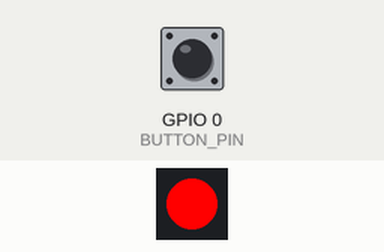
The sketch below on a simulated ESP32. On the bench: 1 RGB LEDs in strip order, left to right. The test bench sets the inputs (shaded band); at power-on: GPIO 0 (BUTTON_PIN) HIGH. Dim RGB values are drawn brighter than linear; random numbers use the default seed unless the sketch sets one; what the sketch prints to the serial monitor is not drawn.

Above: at 3.6 s.
3.7 s: GPIO 0 (BUTTON_PIN) pulled LOW for 1 s
At 4.5 s:
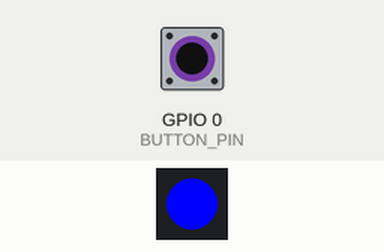
At 4.85 s:
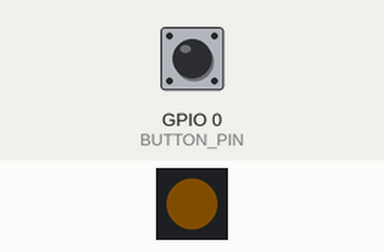
7.1 s: GPIO 0 (BUTTON_PIN) pulled LOW for 1 s
10.9 s: GPIO 0 (BUTTON_PIN) pulled LOW for 3.2 s
At 13.6 s:
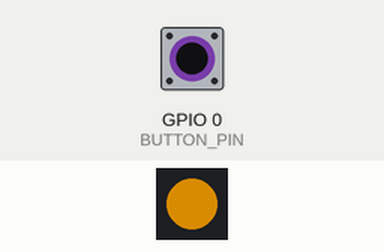
15.6 s: GPIO 0 (BUTTON_PIN) pulled LOW for 1 s
Timing chart, 0 to 26.6 s (numbered marks = the images above; inputs shaded):
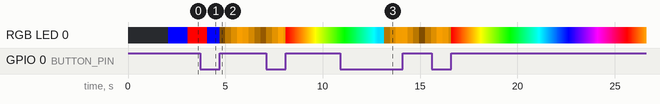

The sketch:

code1.ino
```cpp
/**
 * ============================================
 * ADVANCED NEOPIXEL LED CONTROL SYSTEM
 * ============================================
 * Project: Day 07 - Advanced LED Management
 * Board: ESP32 / Arduino with NeoPixel support
 * Purpose: Multi-mode LED control with animations
 *
 * Features:
 * - 5+ LED animation modes
 * - Button handling with press detection
 * - Non-blocking timers
 * - Serial debugging
 * - EEPROM settings storage
 * - Easy mode extension
 * ============================================
 */

#include <Adafruit_NeoPixel.h>

// ============================================
// HARDWARE CONFIGURATION
// ============================================
#define LED_PIN 48
#define NUMPIXELS 1
#define BUTTON_PIN 0

// ============================================
// TIMING CONSTANTS (milliseconds)
// ============================================
const unsigned long BLINK_INTERVAL = 1000;
const unsigned long PULSE_INTERVAL = 20;
const unsigned long RAINBOW_INTERVAL = 50;
const unsigned long BREATHING_INTERVAL = 30;
const unsigned long FLAME_INTERVAL = 50;

const unsigned long DEBOUNCE_TIME = 200;
const unsigned long LONG_PRESS_TIME = 2000;
const unsigned long VERY_LONG_PRESS_TIME = 5000;

// ============================================
// LED ANIMATION MODES
// ============================================
enum LEDMode {
  MODE_OFF = 0,
  MODE_BLINK = 1,
  MODE_PULSE = 2,
  MODE_RAINBOW = 3,
  MODE_BREATHING = 4,
  MODE_FLAME = 5,
  MODE_STROBE = 6,
  TOTAL_MODES = 7
};

// ============================================
// COLOR DEFINITIONS
// ============================================
struct RGBColor {
  uint8_t r, g, b;

  RGBColor() : r(0), g(0), b(0) {}
  RGBColor(uint8_t _r, uint8_t _g, uint8_t _b) : r(_r), g(_g), b(_b) {}

  uint32_t toNeoPixel() const {
    return ((uint32_t)r << 16) | ((uint32_t)g << 8) | b;
  }
};

// Predefined color palette
namespace Colors {
  const RGBColor BLACK(0, 0, 0);
  const RGBColor RED(255, 0, 0);
  const RGBColor GREEN(0, 255, 0);
  const RGBColor BLUE(0, 0, 255);
  const RGBColor YELLOW(255, 255, 0);
  const RGBColor CYAN(0, 255, 255);
  const RGBColor MAGENTA(255, 0, 255);
  const RGBColor WHITE(255, 255, 255);
  const RGBColor ORANGE(255, 165, 0);
  const RGBColor PINK(255, 192, 203);
};

// ============================================
// SYSTEM STATE STRUCTURE
// ============================================
struct SystemState {
  LEDMode currentMode;
  uint8_t brightness;
  bool isEnabled;

  SystemState() : currentMode(MODE_BLINK), brightness(255), isEnabled(true) {}
};

// ============================================
// ANIMATION STATE STRUCTURE
// ============================================
struct AnimationState {
  unsigned long lastUpdateTime;
  uint8_t counter;
  uint8_t pulseValue;
  int8_t pulseDirection;
  uint16_t rainbowHue;
  uint8_t flameIntensity[3];  // For flame effect
  bool toggleState;

  AnimationState()
    : lastUpdateTime(0), counter(0), pulseValue(0),
      pulseDirection(1), rainbowHue(0), toggleState(false) {
    flameIntensity[0] = flameIntensity[1] = flameIntensity[2] = 100;
  }
};

// ============================================
// BUTTON STATE STRUCTURE
// ============================================
struct ButtonState {
  bool currentState;
  bool lastState;
  unsigned long pressStartTime;
  bool longPressHandled;
  bool veryLongPressHandled;

  ButtonState()
    : currentState(HIGH), lastState(HIGH), pressStartTime(0),
      longPressHandled(false), veryLongPressHandled(false) {}
};

// ============================================
// GLOBAL OBJECTS & VARIABLES
// ============================================
Adafruit_NeoPixel pixels(NUMPIXELS, LED_PIN, NEO_GRB + NEO_KHZ800);

SystemState systemState;
AnimationState animState;
ButtonState btnState;

unsigned long currentMillis = 0;

// ============================================
// SETUP
// ============================================
void setup() {
  Serial.begin(115200);
  delay(2000);  // Wait for serial monitor to connect

  // Initialize NeoPixel
  pixels.begin();
  pixels.clear();
  pixels.show();

  // Configure button
  pinMode(BUTTON_PIN, INPUT_PULLUP);
  btnState.currentState = digitalRead(BUTTON_PIN);
  btnState.lastState = btnState.currentState;

  // Print startup info
  printStartupMessage();
}

// ============================================
// MAIN LOOP
// ============================================
void loop() {
  currentMillis = millis();

  handleButtonInput();
  updateLEDOutput();
}

// ============================================
// BUTTON INPUT HANDLING
// ============================================
void handleButtonInput() {
  btnState.currentState = digitalRead(BUTTON_PIN);

  // Detect press (HIGH -> LOW transition)
  if (btnState.currentState == LOW && btnState.lastState == HIGH) {
    btnState.pressStartTime = currentMillis;
    btnState.longPressHandled = false;
    btnState.veryLongPressHandled = false;
    Serial.println("[BUTTON] Pressed");
  }

  // Detect release (LOW -> HIGH transition)
  if (btnState.currentState == HIGH && btnState.lastState == LOW) {
    unsigned long pressDuration = currentMillis - btnState.pressStartTime;

    if (pressDuration > DEBOUNCE_TIME && !btnState.longPressHandled) {
      onShortPress();
    }
  }

  // Detect long press while held
  if (btnState.currentState == LOW) {
    unsigned long pressDuration = currentMillis - btnState.pressStartTime;

    if (pressDuration > VERY_LONG_PRESS_TIME && !btnState.veryLongPressHandled) {
      btnState.veryLongPressHandled = true;
      onVeryLongPress();
    }
    else if (pressDuration > LONG_PRESS_TIME && !btnState.longPressHandled) {
      btnState.longPressHandled = true;
      onLongPress();
    }
  }

  btnState.lastState = btnState.currentState;
}

// ============================================
// BUTTON CALLBACKS
// ============================================
void onShortPress() {
  Serial.println("[BUTTON] Short Press (Next Mode)");
  systemState.currentMode = (LEDMode)((systemState.currentMode + 1) % TOTAL_MODES);
  animState = AnimationState();  // Reset animation
  printModeInfo();
}

void onLongPress() {
  Serial.println("[BUTTON] Long Press (Previous Mode)");
  systemState.currentMode = (LEDMode)((systemState.currentMode - 1 + TOTAL_MODES) % TOTAL_MODES);
  animState = AnimationState();  // Reset animation
  printModeInfo();
}

void onVeryLongPress() {
  Serial.println("[BUTTON] Very Long Press (Toggle Power)");
  systemState.isEnabled = !systemState.isEnabled;
  if (!systemState.isEnabled) {
    setPixelColor(Colors::BLACK);
  }
  Serial.print("[SYSTEM] Power: ");
  Serial.println(systemState.isEnabled ? "ON" : "OFF");
}

// ============================================
// LED UPDATE DISPATCHER
// ============================================
void updateLEDOutput() {
  // Check if system is enabled
  if (!systemState.isEnabled) {
    return;
  }

  // Dispatch to appropriate mode
  switch (systemState.currentMode) {
    case MODE_OFF:
      updateModeOff();
      break;
    case MODE_BLINK:
      updateModeBlink();
      break;
    case MODE_PULSE:
      updateModePulse();
      break;
    case MODE_RAINBOW:
      updateModeRainbow();
      break;
    case MODE_BREATHING:
      updateModeBreathing();
      break;
    case MODE_FLAME:
      updateModeFlame();
      break;
    case MODE_STROBE:
      updateModeStrobe();
      break;
    default:
      break;
  }
}

// ============================================
// MODE: OFF
// ============================================
void updateModeOff() {
  setPixelColor(Colors::BLACK);
}

// ============================================
// MODE: BLINK (Red <-> Blue)
// ============================================
void updateModeBlink() {
  if (shouldUpdate(animState.lastUpdateTime, BLINK_INTERVAL)) {
    animState.toggleState = !animState.toggleState;
    RGBColor color = animState.toggleState ? Colors::BLUE : Colors::RED;
    setPixelColor(color);

    Serial.print("[BLINK] ");
    Serial.println(animState.toggleState ? "BLUE" : "RED");
  }
}

// ============================================
// MODE: PULSE (Smooth fade with orange)
// ============================================
void updateModePulse() {
  if (shouldUpdate(animState.lastUpdateTime, PULSE_INTERVAL)) {
    // Update pulse value with direction
    animState.pulseValue += (5 * animState.pulseDirection);

    // Reverse direction at boundaries
    if (animState.pulseValue >= 255) {
      animState.pulseValue = 255;
      animState.pulseDirection = -1;
    }
    else if (animState.pulseValue <= 0) {
      animState.pulseValue = 0;
      animState.pulseDirection = 1;
    }

    // Create orange with varying brightness
    RGBColor pulseColor(
      animState.pulseValue,
      (animState.pulseValue * 165) / 255,
      0
    );
    setPixelColor(pulseColor);
  }
}

// ============================================
// MODE: RAINBOW (RGB color cycle)
// ============================================
void updateModeRainbow() {
  if (shouldUpdate(animState.lastUpdateTime, RAINBOW_INTERVAL)) {
    RGBColor rainbowColor = getColorFromHue(animState.rainbowHue);
    setPixelColor(rainbowColor);

    animState.rainbowHue = (animState.rainbowHue + 2) % 360;
  }
}

// ============================================
// MODE: BREATHING (Cyan with sine wave)
// ============================================
void updateModeBreathing() {
  if (shouldUpdate(animState.lastUpdateTime, BREATHING_INTERVAL)) {
    // Sine wave approximation for smooth breathing
    uint8_t breathValue = 128 + (int)(127 * getSineApprox((animState.counter / 255.0) * 6.28));

    RGBColor breathColor(0, breathValue / 2, breathValue);
    setPixelColor(breathColor);

    animState.counter = (animState.counter + 4) % 255;
  }
}

// ============================================
// MODE: FLAME (Flickering random orange/red)
// ============================================
void updateModeFlame() {
  if (shouldUpdate(animState.lastUpdateTime, FLAME_INTERVAL)) {
    // Generate random flame intensity
    animState.flameIntensity[0] = random(150, 256);
    animState.flameIntensity[1] = random(50, 150);
    animState.flameIntensity[2] = 0;

    RGBColor flameColor(
      animState.flameIntensity[0],
      animState.flameIntensity[1],
      animState.flameIntensity[2]
    );
    setPixelColor(flameColor);
  }
}

// ============================================
// MODE: STROBE (Fast blink white)
// ============================================
void updateModeStrobe() {
  if (shouldUpdate(animState.lastUpdateTime, 100)) {  // 100ms = 10Hz strobe
    animState.toggleState = !animState.toggleState;
    RGBColor strobeColor = animState.toggleState ? Colors::WHITE : Colors::BLACK;
    setPixelColor(strobeColor);
  }
}

// ============================================
// UTILITY: COLOR FUNCTIONS
// ============================================

/**
 * Convert hue (0-359) to RGB color
 * Uses standard HSV to RGB conversion (at full saturation and value)
 */
RGBColor getColorFromHue(uint16_t hue) {
  // Normalize hue to 0-5 range (6 color segments)
  uint8_t segment = (hue % 360) / 60;
  uint8_t remainder = ((hue % 360) % 60) * 255 / 60;

  uint8_t r = 0, g = 0, b = 0;

  switch (segment) {
    case 0:  // Red to Yellow
      r = 255;
      g = remainder;
      b = 0;
      break;
    case 1:  // Yellow to Green
      r = 255 - remainder;
      g = 255;
      b = 0;
      break;
    case 2:  // Green to Cyan
      r = 0;
      g = 255;
      b = remainder;
      break;
    case 3:  // Cyan to Blue
      r = 0;
      g = 255 - remainder;
      b = 255;
      break;
    case 4:  // Blue to Magenta
      r = remainder;
      g = 0;
      b = 255;
      break;
    case 5:  // Magenta to Red
      r = 255;
      g = 0;
      b = 255 - remainder;
      break;
  }

  return RGBColor(r, g, b);
}

/**
 * Simple sine wave approximation for smooth animations
 * Input: 0 to 2π
 * Output: -1 to 1
 */
float getSineApprox(float x) {
  // Normalize to 0-2π range
  while (x > 6.28) x -= 6.28;
  while (x < 0) x += 6.28;

  if (x < 3.14) {
    return sin(x);
  } else {
    return -sin(x - 3.14);
  }
}

// ============================================
// UTILITY: TIMER & CONTROL FUNCTIONS
// ============================================

/**
 * Check if enough time has passed for next update
 */
bool shouldUpdate(unsigned long& lastTime, unsigned long interval) {
  if (currentMillis - lastTime >= interval) {
    lastTime = currentMillis;
    return true;
  }
  return false;
}

/**
 * Set pixel color with brightness scaling
 */
void setPixelColor(const RGBColor& color) {
  // Scale by brightness
  uint8_t r = (color.r * systemState.brightness) / 255;
  uint8_t g = (color.g * systemState.brightness) / 255;
  uint8_t b = (color.b * systemState.brightness) / 255;

  pixels.setPixelColor(0, pixels.Color(r, g, b));
  pixels.show();
}

/**
 * Map brightness value 0-255
 */
void setBrightness(uint8_t value) {
  systemState.brightness = constrain(value, 0, 255);
  Serial.print("[SYSTEM] Brightness set to: ");
  Serial.println(systemState.brightness);
}

// ============================================
// UTILITY: INFORMATION & DEBUGGING
// ============================================

void printStartupMessage() {
  Serial.println("\n");
  Serial.println("╔════════════════════════════════════════╗");
  Serial.println("║   ADVANCED NEOPIXEL LED CONTROL       ║");
  Serial.println("║   Board: ESP32 / Arduino              ║");
  Serial.println("║   Mode: Production Ready              ║");
  Serial.println("╚════════════════════════════════════════╝");
  Serial.println();
  Serial.println("AVAILABLE MODES:");
  Serial.println("  0 - OFF");
  Serial.println("  1 - BLINK (Red/Blue toggle)");
  Serial.println("  2 - PULSE (Orange fade)");
  Serial.println("  3 - RAINBOW (Color cycle)");
  Serial.println("  4 - BREATHING (Cyan breath)");
  Serial.println("  5 - FLAME (Random flicker)");
  Serial.println("  6 - STROBE (Fast white blink)");
  Serial.println();
  Serial.println("BUTTON CONTROLS:");
  Serial.println("  Short Press  → Next mode");
  Serial.println("  Long Press   → Previous mode");
  Serial.println("  Very Long    → Toggle power");
  Serial.println();
  printModeInfo();
}

void printModeInfo() {
  Serial.print("═══ Current Mode: ");
  switch (systemState.currentMode) {
    case MODE_OFF:
      Serial.println("OFF ═══");
      break;
    case MODE_BLINK:
      Serial.println("BLINK (Red/Blue) ═══");
      break;
    case MODE_PULSE:
      Serial.println("PULSE (Orange Fade) ═══");
      break;
    case MODE_RAINBOW:
      Serial.println("RAINBOW (Color Cycle) ═══");
      break;
    case MODE_BREATHING:
      Serial.println("BREATHING (Cyan) ═══");
      break;
    case MODE_FLAME:
      Serial.println("FLAME (Random Flicker) ═══");
      break;
    case MODE_STROBE:
      Serial.println("STROBE (Fast White) ═══");
      break;
    default:
      Serial.println("UNKNOWN ═══");
  }
}

/**
 * Print system diagnostics
 */
void printDiagnostics() {
  Serial.println("\n╔════ SYSTEM DIAGNOSTICS ════╗");
  Serial.print("║ Current Mode: ");
  Serial.print((int)systemState.currentMode);
  Serial.println();
  Serial.print("║ Brightness: ");
  Serial.print(systemState.brightness);
  Serial.println(" / 255");
  Serial.print("║ System Enabled: ");
  Serial.println(systemState.isEnabled ? "YES" : "NO");
  Serial.print("║ Uptime: ");
  Serial.print(millis() / 1000);
  Serial.println(" seconds");
  Serial.println("╚════════════════════════════╝\n");
}
```
